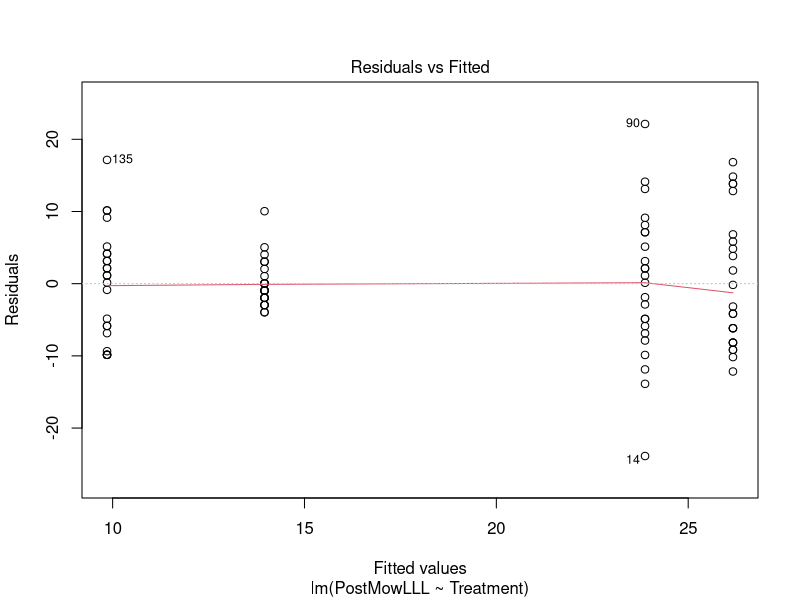
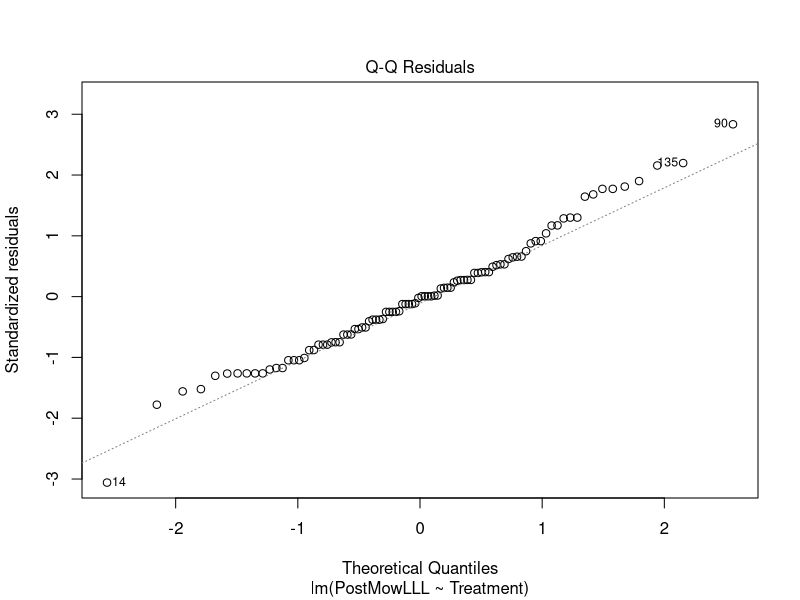
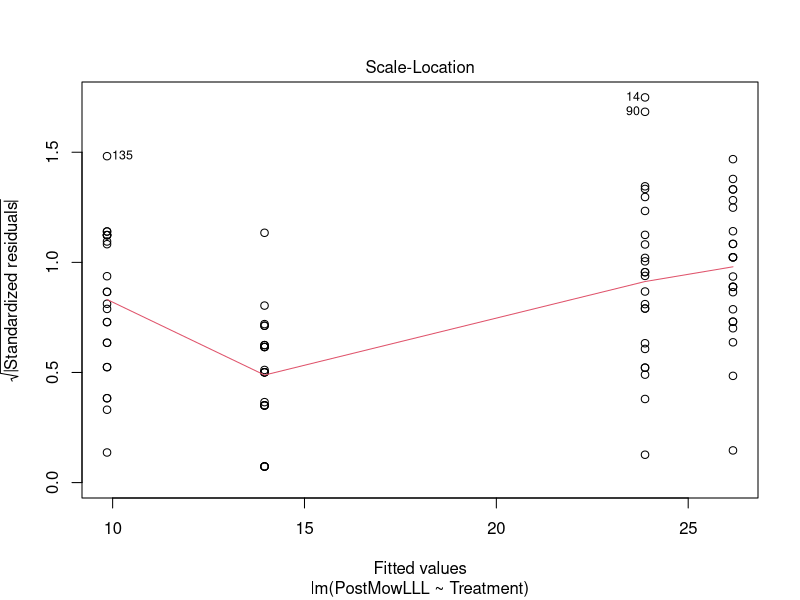
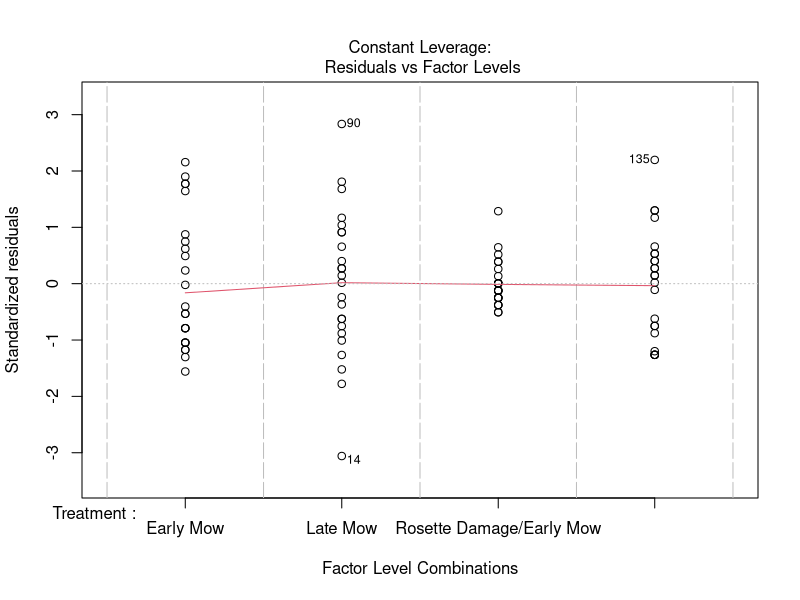
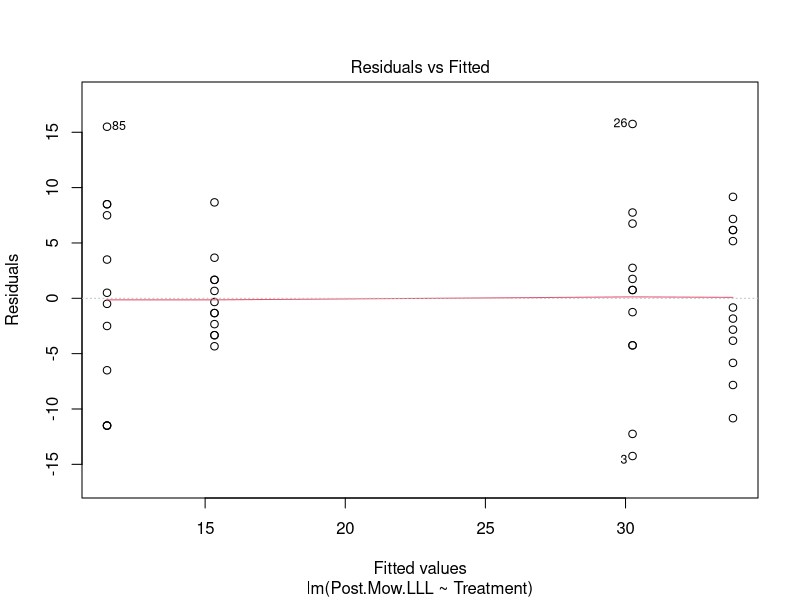
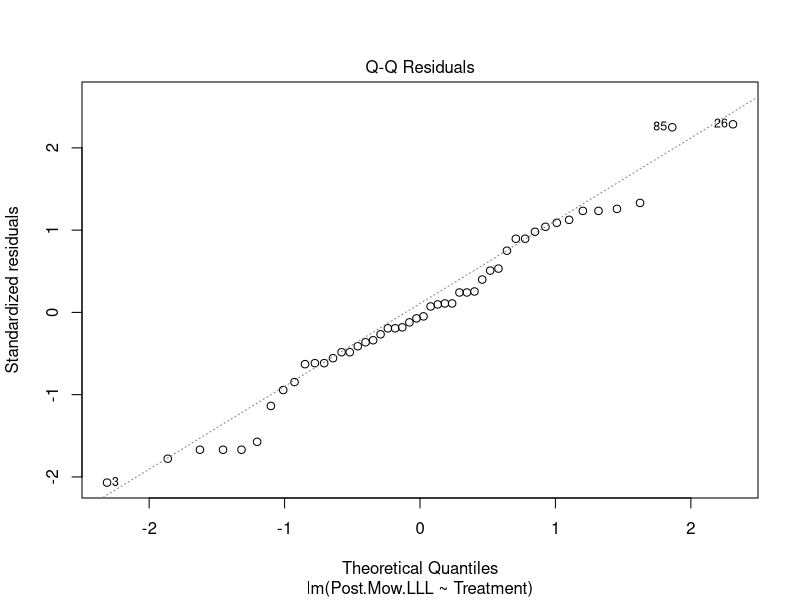
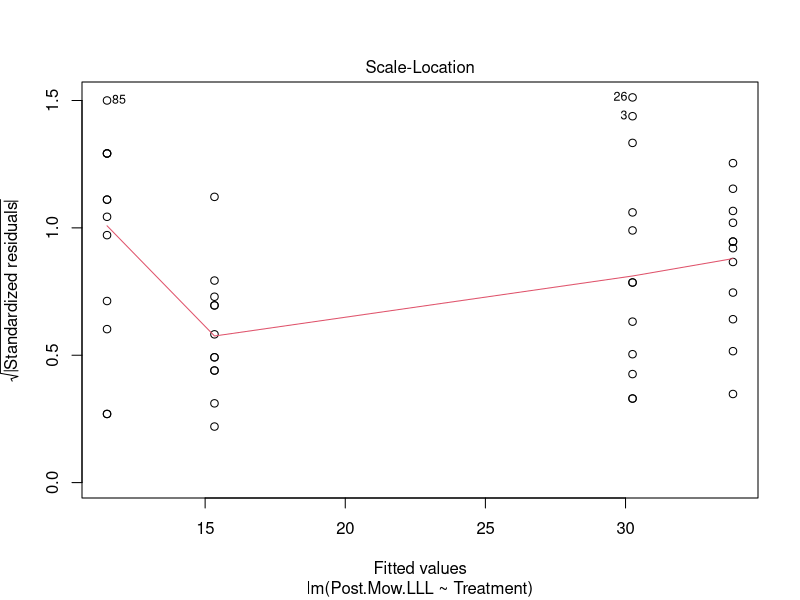
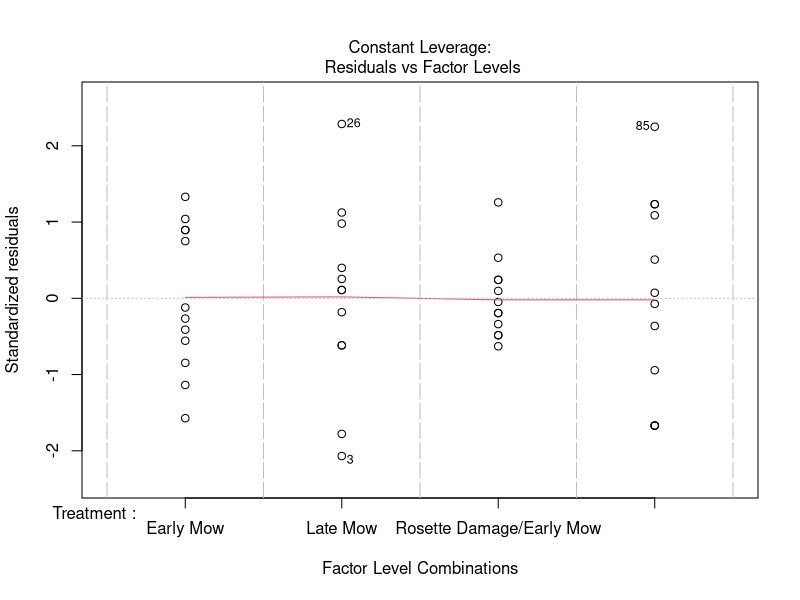

Write the R code that produced these figures, in order.
#This file contains analysis of longest leaf length in the week immediately after mowing

#load packages
library(multcompView)
library(emmeans)
library(multcomp)

#Combined####
#load data
LLL_combined<-read.csv("Combined Post Mowing LLL Data.csv")

#Make treatment a factor
LLL_combined$Treatment<-as.factor(LLL_combined$Treatment)

#Make year a factor
LLL_combined$Year<-as.factor(LLL_combined$Year)

#Exclude treatments that include both early and late mow
LLL_filtered <- LLL_combined[!(LLL_combined$Treatment == "Rosette Damage/Early Mow/Late Mow"|LLL_combined$Treatment=="Early Mow/Late Mow"), ]

#run an ANOVA
anova_combined_filt<-aov(lm(PostMowLLL~Treatment, data=LLL_filtered))

#check residuals
plot(lm(PostMowLLL~Treatment, data=LLL_filtered))

#summarize anova
summary(anova_combined_filt)
#at least one group is significantly different

#Post-hoc comparisons
emmeans(anova_combined_filt, specs = pairwise~Treatment)
cld(emmeans(anova_combined_filt, specs = pairwise~Treatment), Letters=letters)
#RD+LM significantly shorter than LM
#RD+EM significantly shorter than EM

#2025####
#load data
LLL2025<-read.csv("2025 Post Mowing LLL Data.csv")

#Make treatment a factor
LLL2025$Treatment<-as.factor(LLL2025$Treatment)

#Exclude treatments that include both early and late mow
LLL2025_filtered <- LLL2025[!(LLL2025$Treatment == "Rosette Damage/Early Mow/Late Mow"|LLL2025$Treatment=="Early Mow/Late Mow"), ]

#run an ANOVA
anova2025<-aov(lm(Post.Mow.LLL~Treatment, data=LLL2025_filtered))

#check residuals
plot(lm(Post.Mow.LLL~Treatment, data=LLL2025_filtered)) #looks fine

#summarize anova
summary(anova2025)
#at least one group is significantly different

#Post-hoc comparisons
emmeans(anova2025, specs = pairwise~Treatment)
cld(emmeans(anova2025, specs = pairwise~Treatment), Letters=letters)

#RD+LM significantly shorter than LM
#RD+EM significantly shorter than EM

#2024####
#load data
LLL2024<-read.csv("2024 Post Mowing LLL Data.csv")

#Make treatment a factor
LLL2024$Treatment<-as.factor(LLL2024$Treatment)

#Exclude treatments that include both early and late mow
LLL2024_filtered <- LLL2024[!(LLL2024$Treatment == "Rosette Damage/Early Mow/Late Mow"|LLL2024$Treatment=="Early Mow/Late Mow"), ]

#run an ANOVA
anova2024<-aov(lm(PostMowLLL~Treatment, data=LLL2024_filtered))

#check residuals
plot(lm(PostMowLLL~Treatment, data=LLL2024_filtered)) #looks fine

#summarize anova
summary(anova2024)
#at least one group is significantly different

#Post-hoc comparisons
emmeans(anova2024, specs = pairwise~Treatment)
cld(emmeans(anova2024, specs = pairwise~Treatment), Letters=letters)

#RD+LM significantly shorter than LM
#RD+EM significantly shorter than EM
